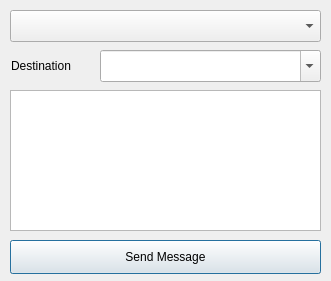
<?xml version="1.0" encoding="UTF-8"?>
<ui version="4.0">
 <class>Dialog</class>
 <widget class="QDialog" name="Dialog">
  <property name="geometry">
   <rect>
    <x>0</x>
    <y>0</y>
    <width>331</width>
    <height>281</height>
   </rect>
  </property>
  <property name="windowTitle">
   <string>Send a Message</string>
  </property>
  <property name="windowIcon">
   <iconset>
    <normaloff>../../../../usr/local/share/ksms/icon.png</normaloff>../../../../usr/local/share/ksms/icon.png</iconset>
  </property>
  <property name="sizeGripEnabled">
   <bool>false</bool>
  </property>
  <property name="modal">
   <bool>false</bool>
  </property>
  <widget class="QComboBox" name="deviceSelect">
   <property name="geometry">
    <rect>
     <x>10</x>
     <y>10</y>
     <width>311</width>
     <height>32</height>
    </rect>
   </property>
   <property name="toolTip">
    <string>Select a Device</string>
   </property>
   <property name="statusTip">
    <string/>
   </property>
   <property name="currentText">
    <string/>
   </property>
  </widget>
  <widget class="QComboBox" name="destinationSelect">
   <property name="geometry">
    <rect>
     <x>100</x>
     <y>50</y>
     <width>221</width>
     <height>32</height>
    </rect>
   </property>
   <property name="toolTip">
    <string>Type a Phone Number</string>
   </property>
   <property name="editable">
    <bool>true</bool>
   </property>
   <property name="currentText">
    <string extracomment="Phone Number"/>
   </property>
   <property name="maxVisibleItems">
    <number>14</number>
   </property>
  </widget>
  <widget class="QTextEdit" name="message">
   <property name="geometry">
    <rect>
     <x>10</x>
     <y>90</y>
     <width>311</width>
     <height>141</height>
    </rect>
   </property>
   <property name="toolTip">
    <string>Enter Message</string>
   </property>
  </widget>
  <widget class="QPushButton" name="sendButton">
   <property name="geometry">
    <rect>
     <x>10</x>
     <y>240</y>
     <width>311</width>
     <height>34</height>
    </rect>
   </property>
   <property name="toolTip">
    <string>Send Message</string>
   </property>
   <property name="text">
    <string>Send Message</string>
   </property>
   <property name="shortcut">
    <string>Return</string>
   </property>
  </widget>
  <widget class="QPushButton" name="refreshButton">
   <property name="geometry">
    <rect>
     <x>10</x>
     <y>240</y>
     <width>311</width>
     <height>34</height>
    </rect>
   </property>
   <property name="toolTip">
    <string>Check for Available Devices</string>
   </property>
   <property name="text">
    <string>Refresh</string>
   </property>
  </widget>
  <widget class="QPushButton" name="destinationButton">
   <property name="geometry">
    <rect>
     <x>10</x>
     <y>50</y>
     <width>81</width>
     <height>31</height>
    </rect>
   </property>
   <property name="font">
    <font>
     <underline>false</underline>
    </font>
   </property>
   <property name="toolTip">
    <string>Open Contacts</string>
   </property>
   <property name="styleSheet">
    <string notr="true">Text-align:left</string>
   </property>
   <property name="text">
    <string>Destination</string>
   </property>
   <property name="flat">
    <bool>true</bool>
   </property>
  </widget>
  <zorder>refreshButton</zorder>
  <zorder>deviceSelect</zorder>
  <zorder>destinationSelect</zorder>
  <zorder>message</zorder>
  <zorder>sendButton</zorder>
  <zorder>destinationButton</zorder>
 </widget>
 <resources/>
 <connections/>
</ui>
